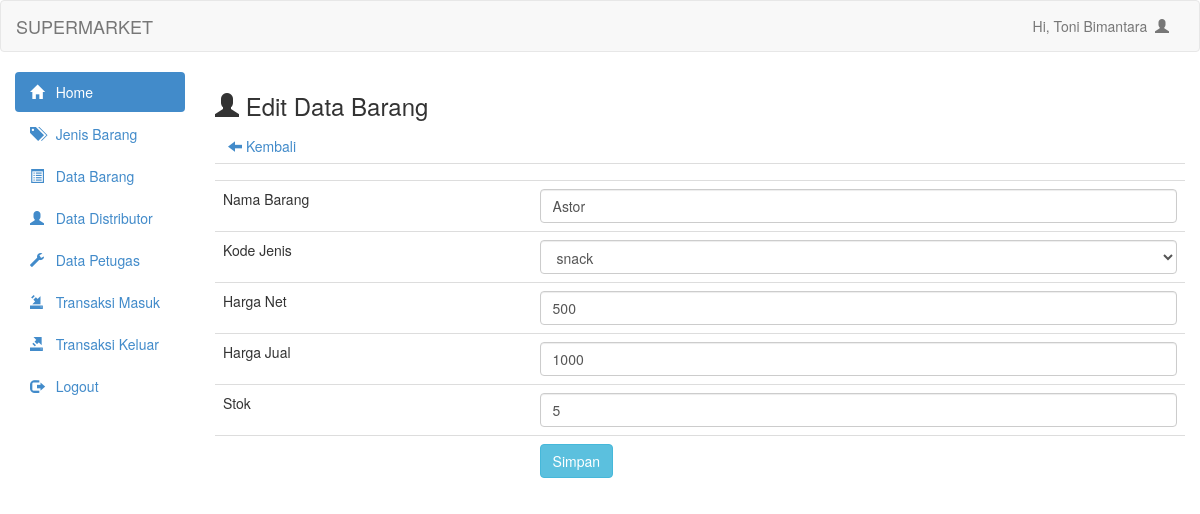
Screenshot of /admin/barang_update.php?kode_barang=B001 (signed in) with the database file from the repository.
### tables this page shows
CREATE TABLE `tblbarang` (
  `kode_barang` varchar(50) NOT NULL,
  `nama_barang` varchar(100) NOT NULL,
  `kode_jenis` varchar(100) NOT NULL,
  `harga_net` varchar(100) NOT NULL,
  `harga_jual` varchar(100) NOT NULL,
  `stok` varchar(100) NOT NULL
);

### admin/barang_update.php (the view, shortened to what this page needs)
<?php
    include 'header.php';
    include 'config.php';
?>
<h3><span class="glyphicon glyphicon-user"></span> Edit Data Barang</h3>
<a class="btn" href="barang_data.php"><span class="glyphicon glyphicon-arrow-left"></span> Kembali</a>
<?php
    $kode_barang = mysqli_real_escape_string($connect, $_GET['kode_barang']);
    $barang = mysqli_query($connect, "select * from tblbarang where kode_barang='$kode_barang'") or die(mysqli_connect_error());
    while ($data_barang = mysqli_fetch_array($barang)) {
?>
<form action="barang_update.php" method="post">
    <table class="table">
        <tr>
            <td></td>
            <td><input type="hidden" class="form-control" name="kode_barang" value="<?php echo $data_barang['kode_barang'] ?>"></td>
        </tr>
        <tr>
            <td>Nama Barang</td>
            <td><input type="text" class="form-control" name="nama_barang" value="<?php echo $data_barang['nama_barang'] ?>"></td>
        </tr>
        <tr>
            <td>Kode Jenis</td>
            <td>
            <select name="kode_jenis" class="form-control">
                <?php
                $sql_jenis = mysqli_query($connect, "SELECT * FROM tbljenis");
                while ($data_jenis = mysqli_fetch_array($sql_jenis)) {
                    if ($data_barang['kode_jenis'] == $data_jenis['kode_jenis']) {
                        $select="selected";
                    } else{
                        $select="";
                    }
                    echo "<option value=".$data_jenis['kode_jenis']." $select> ". $data_jenis['jenis'] ."</option>";
                }
                ?>
            </select>
            </td>
        </tr>
        <tr>
            <td>Harga Net</td>
            <td><input type="text" class="form-control" name="harga_net" value="<?php echo $data_barang['harga_net'] ?>"></td>
        </tr>
        <tr>
            <td>Harga Jual</td>
            <td><input type="text" class="form-control" name="harga_jual" value="<?php echo $data_barang['harga_jual'] ?>"></td>
        </tr>
        <tr>
            <td>Stok</td>
            <td><input type="text" class="form-control" name="stok" value="<?php echo $data_barang['stok'] ?>"></td>
        </tr>
        <tr>
            <td></td>
            <td><input type="submit" class="btn btn-info" value="Simpan" name="update"></td>
        </tr>
    </table>
</form>
<?php
}
?>

### rows the page displays
tblbarang: nama_barang "Astor", harga_net "500", harga_jual "1000", stok "5"

### other values shown
$_SESSION['user'] "Toni Bimantara"
form field kode_jenis "snack"
